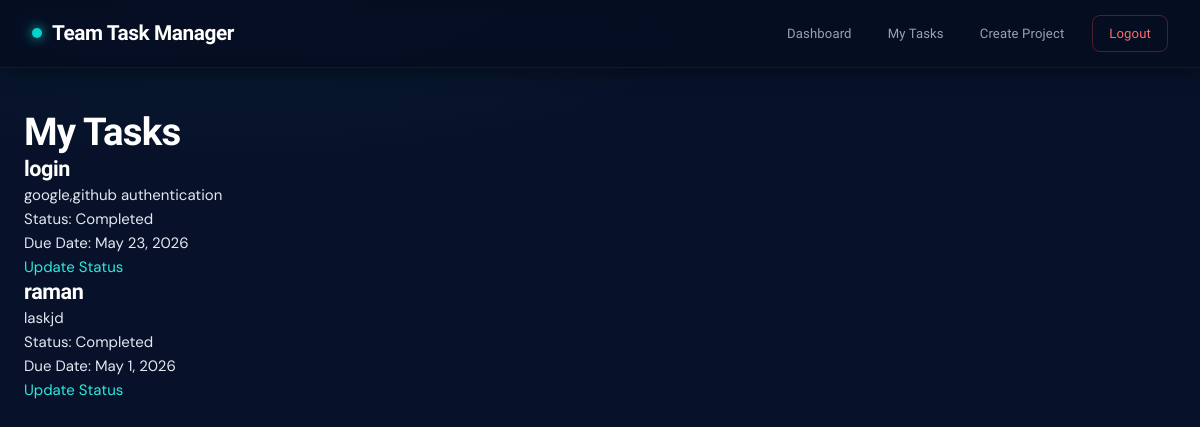
Page /mytasks/ (signed in) on the committed database.
### tasksystem/models.py (models this page shows, shortened)
class Task(models.Model):
    STATUS_CHOICES = (
        ('Pending', 'Pending'),
        ('In Progress', 'In Progress'),
        ('Completed', 'Completed'),
    )
    project = models.ForeignKey(Project, on_delete=models.CASCADE)
    title = models.CharField(max_length=200)
    description = models.TextField()
    assigned_to = models.ForeignKey(User, on_delete=models.CASCADE)
    status = models.CharField(max_length=30, choices=STATUS_CHOICES, default='Pending')
    due_date = models.DateField()
    created_at = models.DateTimeField(auto_now_add=True)

### tasksystem/views.py (the view)
# urls.py: path('mytasks/', views.my_tasks),
@login_required
def my_tasks(request):
    tasks = Task.objects.filter(assigned_to=request.user)
    return render(request, 'tasksystem/my_tasks.html', {
        'tasks': tasks
    })

### tasksystem/templates/tasksystem/my_tasks.html
{% extends 'tasksystem/base.html' %}
{% block content %}
<h1>My Tasks</h1>
{% for task in tasks %}
<div class="task-box">
    <h3>{{ task.title }}</h3>
    <p>{{ task.description }}</p>
    <p>Status: {{ task.status }}</p>
    <p>Due Date: {{ task.due_date }}</p>
    <a href="/edit-task/{{ task.id }}/">Update Status</a>
</div>
{% endfor %}
{% endblock %}

### tasksystem/static/css/style.css (style rules this page uses)
:root { --navy-950: #060d1f; --navy-900: #0b1630; --navy-800: #0f2048; --navy-700: #163060; --navy-600: #1e3e78; --teal-500: #00d4c8; --teal-400: #2ee8dc; --teal-300: #72f0e8; --teal-glow: rgba(0, 212, 200, 0.18); --amber-500: #f5a623; --amber-400: #ffbc47; --amber-glow: rgba(245, 166, 35, 0.15); --red-500: #f05252; --red-400: #ff6b6b; --green-500: #34d399; --green-400: #6ee7b7; --purple-500: #a78bfa; --white: #ffffff; --gray-50: #f8fafc; --gray-100: #f1f5f9; --gray-200: #e2e8f0; --gray-300: #cbd5e1; --gray-400: #94a3b8; --gray-500: #64748b; --gray-600: #475569; --surface-0: #07122a; --surface-1: #0d1e3d; --surface-2: #132649; --surface-3: #1a3060; --card-bg: rgba(13, 30, 61, 0.8); --card-border: rgba(0, 212, 200, 0.12); --font-display: 'Sora', sans-serif; --font-body: 'DM Sans', sans-serif; --navbar-h: 68px; --radius-sm: 8px; --radius-md: 14px; --radius-lg: 22px; --radius-xl: 32px; --shadow-sm: 0 2px 8px rgba(0,0,0,0.25); --shadow-md: 0 6px 24px rgba(0,0,0,0.35); --shadow-lg: 0 16px 48px rgba(0,0,0,0.45); --shadow-teal: 0 0 28px rgba(0, 212, 200, 0.22); --shadow-card: 0 4px 20px rgba(0,0,0,0.3), 0 0 0 1px rgba(0, 212, 200, 0.08); --t-fast: 150ms ease; --t-base: 250ms ease; --t-slow: 400ms cubic-bezier(0.34, 1.56, 0.64, 1); }
*, *::before, *::after { box-sizing: border-box; margin: 0; padding: 0; }
html { scroll-behavior: smooth; -webkit-font-smoothing: antialiased; -moz-osx-font-smoothing: grayscale; }
body { font-family: var(--font-body); font-size: 15px; line-height: 1.6; color: var(--gray-200); background-color: var(--surface-0); background-image: radial-gradient(ellipse 80% 50% at 20% -10%, rgba(0, 212, 200, 0.07) 0%, transparent 60%), radial-gradient(ellipse 60% 40% at 80% 100%, rgba(30, 62, 120, 0.35) 0%, transparent 60%); min-height: 100vh; padding-top: var(--navbar-h); }
a { color: var(--teal-400); text-decoration: none; transition: color var(--t-fast); }
h1, h2, h3, h4, h5, h6 { font-family: var(--font-display); color: var(--white); letter-spacing: -0.02em; line-height: 1.25; }
h1 { font-size: 2.4rem; font-weight: 800; }
h3 { font-size: 1.35rem; font-weight: 600; }

### rows in the picture
Task: title "login", description "google,github authentication", status "Completed", due_date "May 23, 2026"
Task: title "raman", description "laskjd", status "Completed", due_date "May 1, 2026"
